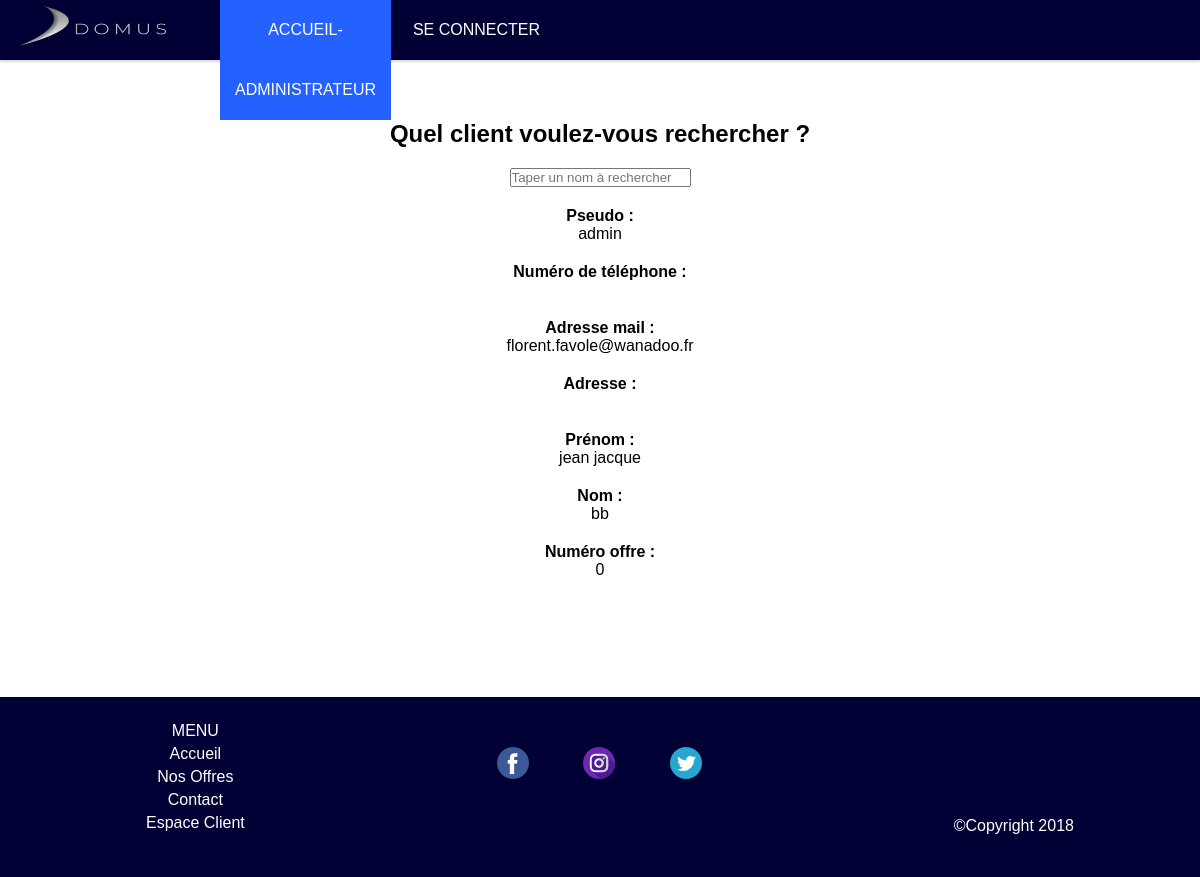
The page /php/admin_client_data_display.php?recherche=admin on the database its author committed.
### tables this page shows
CREATE TABLE IF NOT EXISTS `users` (
  `idUsers` int(11) NOT NULL AUTO_INCREMENT,
  `uidUsers` tinytext NOT NULL,
  `emailUsers` tinytext NOT NULL,
  `pwdUsers` longtext NOT NULL,
  `phoneNbUsers` tinytext NOT NULL,
  `adressUsers` text NOT NULL,
  `firstNameUsers` tinytext NOT NULL,
  `lastNameUsers` tinytext NOT NULL,
  `offersUsers` int(11) NOT NULL,
  PRIMARY KEY (`idUsers`)
);

### php/admin_client_data_display.php (the view, shortened to what this page needs)
<!DOCTYPE html>
<html>
	<head>
		<link rel="stylesheet" type="text/css" href="../css/clients.css">
		<link rel="stylesheet" href="../css/header_admin.css">
		<link rel="stylesheet" href="../css/footer.css">
	</head>
	<?php include("../includes/header_admin.php"); ?>
	<body>
		<h2>Quel client voulez-vous rechercher ?</h2>
		<form class="client">
			<input type="text" name="recherche" placeholder="Taper un nom à rechercher">
		</form>
		<div class="information">
		<?php readName()?>
		<?php
		function readName(){
			include("../includes/DBconnexion.php");
			if(isset($_GET['recherche'])){
			$clients=$_GET['recherche'];
			$query=$db->prepare("SELECT * FROM users WHERE uidUsers=:client");
			$query->bindValue(':client',$clients,PDO::PARAM_STR);
			$query->execute();
			while($client=$query->fetch()){
				echo '<h4>Pseudo :</h4>'.$client['uidUsers'].'</br>'.'<h4>Numéro de téléphone :</h4>'.$client['phoneNbUsers'].'</br>'.'<h4>Adresse mail :</h4>'.$client['emailUsers'] .'</br>'.'<h4>Adresse :</h4>'.$client['adressUsers'].'</br>'.'<h4>Prénom :</h4>'.$client['firstNameUsers'].'</br>'.'<h4>Nom :</h4>'.$client['lastNameUsers'].'</br>'.'<h4>Numéro offre :</h4>'.$client['offersUsers'];
				}
			}
			else{
				$query=$db->query("SELECT * FROM users");
				while($client=$query->fetch()){
					echo $client['uidUsers'].'</br>';
				}
			}
		}?>
		</div>
	</body>
	<?php include("../includes/footer.php"); ?>
</html>

### css/clients.css (style rules this page uses)
body { text-align: center; margin-top: 120px; }
.client { margin-top: 20px; }
.information { margin-top: 20px; height: 30vh; }
.information h4 { margin-top: 20px; }

### css/header_admin.css (style rules this page uses)
* { margin: 0; padding: 0; user-select: none; font-family: "Jaldi", sans-serif; }

### rows shown on the page
users: uidUsers "admin", emailUsers "florent.favole@wanadoo.fr", firstNameUsers "jean jacque", lastNameUsers "bb", offersUsers "0"
